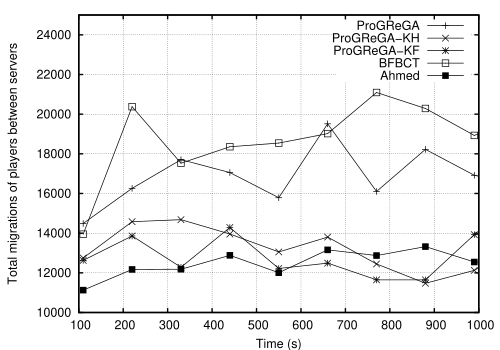

Write the gnuplot code that produced this figure.
set terminal postscript eps enhanced color solid lw 2 "Helvetica" 18
set encoding iso_8859_1
#set xlabel 'Instante (s)'
set xlabel 'Time (s)'
#set ylabel 'Total de migra\347\365es de jogadores entre servidoers'
set ylabel 'Total migrations of players between servers'
set autoscale
set xrange [100:1000]
set yrange [10000:25000]
set grid
set key top right
set pointsize 1.5
set output "grafico1.eps"

plot "smallpkl.data" using ($1 / 1000):(($2)+($3)) title 'ProGReGA' with linespoints lt 7, "smallpkhkl.data" using ($1 / 1000):(($2)+($3)) title 'ProGReGA-KH' with linespoints lt 7, "smallpkfkl.data" using ($1 / 1000):(($2)+($3)) title 'ProGReGA-KF' with linespoints lt 7, "smallbfakl.data" using ($1 / 1000):(($2)+($3)) with linespoints title 'BFBCT' lt 7, "smallahmed.data" using ($1 / 1000):(($2)+($3)) with linespoints title 'Ahmed' lt 7
